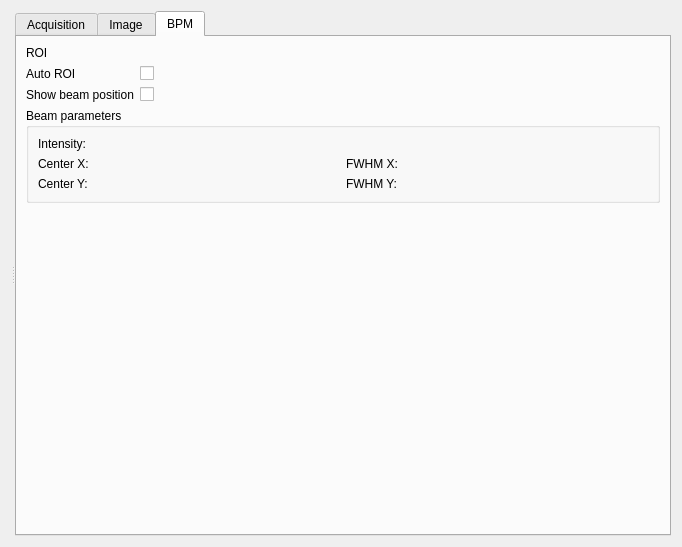
<?xml version="1.0" encoding="UTF-8"?>
<ui version="4.0">
 <class>Form</class>
 <widget class="QWidget" name="Form">
  <property name="geometry">
   <rect>
    <x>0</x>
    <y>0</y>
    <width>682</width>
    <height>547</height>
   </rect>
  </property>
  <property name="windowTitle">
   <string>Form</string>
  </property>
  <layout class="QVBoxLayout" name="verticalLayout_2">
   <item>
    <widget class="QSplitter" name="splitter">
     <property name="orientation">
      <enum>Qt::Horizontal</enum>
     </property>
     <widget class="QWidget" name="verticalLayoutWidget">
      <layout class="QVBoxLayout" name="cameraImageContainer"/>
     </widget>
     <widget class="QTabWidget" name="tabWidget">
      <property name="currentIndex">
       <number>2</number>
      </property>
      <widget class="QWidget" name="tab">
       <attribute name="title">
        <string>Acquisition</string>
       </attribute>
       <layout class="QFormLayout" name="formLayout">
        <property name="fieldGrowthPolicy">
         <enum>QFormLayout::AllNonFixedFieldsGrow</enum>
        </property>
        <item row="3" column="0">
         <widget class="QLabel" name="label">
          <property name="text">
           <string>Exposure time (ms)</string>
          </property>
         </widget>
        </item>
        <item row="3" column="1">
         <widget class="MAXLineEdit" name="acq_expo_time">
          <property name="inputMask">
           <string/>
          </property>
          <property name="model">
           <string>acq_expo_time</string>
          </property>
          <property name="useParentModel">
           <bool>false</bool>
          </property>
          <property name="autoApply">
           <bool>true</bool>
          </property>
         </widget>
        </item>
        <item row="2" column="1">
         <widget class="QCheckBox" name="acquire_checkbox">
          <property name="text">
           <string/>
          </property>
         </widget>
        </item>
        <item row="2" column="0">
         <widget class="QLabel" name="label_2">
          <property name="text">
           <string>Acquire images</string>
          </property>
         </widget>
        </item>
        <item row="5" column="0">
         <widget class="QLabel" name="label_3">
          <property name="text">
           <string>Trigger mode</string>
          </property>
         </widget>
        </item>
        <item row="0" column="0">
         <widget class="QLabel" name="label_4">
          <property name="text">
           <string>Camera type</string>
          </property>
         </widget>
        </item>
        <item row="0" column="1">
         <widget class="QLabel" name="camera_type_label">
          <property name="text">
           <string>Unknown</string>
          </property>
         </widget>
        </item>
        <item row="5" column="1">
         <widget class="TaurusValueComboBox" name="trigger_mode_combobox">
          <property name="autoApply">
           <bool>true</bool>
          </property>
         </widget>
        </item>
        <item row="1" column="1">
         <widget class="TaurusLabel" name="acq_status_label"/>
        </item>
        <item row="1" column="0">
         <widget class="QLabel" name="label_7">
          <property name="text">
           <string>Status</string>
          </property>
         </widget>
        </item>
        <item row="4" column="1">
         <widget class="MAXLineEdit" name="gain_label"/>
        </item>
        <item row="4" column="0">
         <widget class="QLabel" name="label_16">
          <property name="text">
           <string>Gain</string>
          </property>
         </widget>
        </item>
       </layout>
      </widget>
      <widget class="QWidget" name="tab_2">
       <attribute name="title">
        <string>Image</string>
       </attribute>
       <layout class="QFormLayout" name="formLayout_2">
        <property name="fieldGrowthPolicy">
         <enum>QFormLayout::AllNonFixedFieldsGrow</enum>
        </property>
        <item row="1" column="0">
         <widget class="QLabel" name="label_5">
          <property name="text">
           <string>Image width</string>
          </property>
         </widget>
        </item>
        <item row="1" column="1">
         <widget class="TaurusLabel" name="image_width_label"/>
        </item>
        <item row="2" column="0">
         <widget class="QLabel" name="label_6">
          <property name="text">
           <string>Image height</string>
          </property>
         </widget>
        </item>
        <item row="2" column="1">
         <widget class="TaurusLabel" name="image_height_label"/>
        </item>
        <item row="4" column="0">
         <widget class="QLabel" name="label_9">
          <property name="text">
           <string>Rotation</string>
          </property>
         </widget>
        </item>
        <item row="4" column="1">
         <widget class="TaurusValueComboBox" name="image_rotation_combobox">
          <property name="autoApply">
           <bool>true</bool>
          </property>
         </widget>
        </item>
        <item row="3" column="0">
         <widget class="QLabel" name="label_8">
          <property name="text">
           <string>Binning</string>
          </property>
         </widget>
        </item>
        <item row="3" column="1">
         <widget class="QSpinBox" name="image_bin_spinbox">
          <property name="minimum">
           <number>1</number>
          </property>
         </widget>
        </item>
       </layout>
      </widget>
      <widget class="QWidget" name="tab_3">
       <attribute name="title">
        <string>BPM</string>
       </attribute>
       <layout class="QVBoxLayout" name="verticalLayout_3">
        <item>
         <layout class="QFormLayout" name="formLayout_3">
          <property name="fieldGrowthPolicy">
           <enum>QFormLayout::AllNonFixedFieldsGrow</enum>
          </property>
          <item row="0" column="0">
           <widget class="QLabel" name="label_10">
            <property name="text">
             <string>ROI</string>
            </property>
           </widget>
          </item>
          <item row="0" column="1">
           <widget class="TaurusLabel" name="roi_label">
            <property name="alignment">
             <set>Qt::AlignLeading|Qt::AlignLeft|Qt::AlignVCenter</set>
            </property>
           </widget>
          </item>
          <item row="1" column="0">
           <widget class="QLabel" name="label_15">
            <property name="text">
             <string>Auto ROI</string>
            </property>
           </widget>
          </item>
          <item row="1" column="1">
           <widget class="TaurusValueCheckBox" name="auto_roi_checkbox">
            <property name="text">
             <string/>
            </property>
            <property name="showText">
             <bool>false</bool>
            </property>
            <property name="autoApply">
             <bool>true</bool>
            </property>
           </widget>
          </item>
          <item row="2" column="1">
           <widget class="QCheckBox" name="bpm_show_position_checkbox">
            <property name="text">
             <string/>
            </property>
           </widget>
          </item>
          <item row="2" column="0">
           <widget class="QLabel" name="label_18">
            <property name="text">
             <string>Show beam position</string>
            </property>
           </widget>
          </item>
         </layout>
        </item>
        <item>
         <widget class="QGroupBox" name="groupBox">
          <property name="title">
           <string>Beam parameters</string>
          </property>
          <layout class="QVBoxLayout" name="verticalLayout">
           <item>
            <layout class="QGridLayout" name="gridLayout">
             <item row="2" column="3">
              <widget class="TaurusLabel" name="beam_fwhm_x_label">
               <property name="alignment">
                <set>Qt::AlignLeading|Qt::AlignLeft|Qt::AlignVCenter</set>
               </property>
              </widget>
             </item>
             <item row="4" column="0">
              <widget class="QLabel" name="label_12">
               <property name="text">
                <string>Center Y:</string>
               </property>
              </widget>
             </item>
             <item row="0" column="0">
              <widget class="QLabel" name="label_17">
               <property name="text">
                <string>Intensity:</string>
               </property>
              </widget>
             </item>
             <item row="4" column="3">
              <widget class="TaurusLabel" name="beam_fwhm_y_label">
               <property name="alignment">
                <set>Qt::AlignLeading|Qt::AlignLeft|Qt::AlignVCenter</set>
               </property>
              </widget>
             </item>
             <item row="2" column="1">
              <widget class="TaurusLabel" name="beam_center_x_label">
               <property name="alignment">
                <set>Qt::AlignLeading|Qt::AlignLeft|Qt::AlignVCenter</set>
               </property>
              </widget>
             </item>
             <item row="2" column="0">
              <widget class="QLabel" name="label_11">
               <property name="text">
                <string>Center X:</string>
               </property>
              </widget>
             </item>
             <item row="4" column="2">
              <widget class="QLabel" name="label_14">
               <property name="text">
                <string>FWHM Y:</string>
               </property>
              </widget>
             </item>
             <item row="4" column="1">
              <widget class="TaurusLabel" name="beam_center_y_label">
               <property name="alignment">
                <set>Qt::AlignLeading|Qt::AlignLeft|Qt::AlignVCenter</set>
               </property>
              </widget>
             </item>
             <item row="0" column="1">
              <widget class="TaurusLabel" name="beam_intensity_label">
               <property name="alignment">
                <set>Qt::AlignLeading|Qt::AlignLeft|Qt::AlignVCenter</set>
               </property>
              </widget>
             </item>
             <item row="2" column="2">
              <widget class="QLabel" name="label_13">
               <property name="text">
                <string>FWHM X:</string>
               </property>
              </widget>
             </item>
             <item row="1" column="0" colspan="4">
              <layout class="QVBoxLayout" name="bpm_profile_x_layout"/>
             </item>
             <item row="3" column="0" colspan="4">
              <layout class="QVBoxLayout" name="bpm_profile_y_layout"/>
             </item>
            </layout>
           </item>
          </layout>
         </widget>
        </item>
        <item>
         <layout class="QVBoxLayout" name="bpm_layout"/>
        </item>
        <item>
         <spacer name="verticalSpacer">
          <property name="orientation">
           <enum>Qt::Vertical</enum>
          </property>
          <property name="sizeHint" stdset="0">
           <size>
            <width>20</width>
            <height>40</height>
           </size>
          </property>
         </spacer>
        </item>
       </layout>
      </widget>
     </widget>
    </widget>
   </item>
  </layout>
 </widget>
 <customwidgets>
  <customwidget>
   <class>TaurusLabel</class>
   <extends>QLabel</extends>
   <header>taurus.qt.qtgui.display</header>
  </customwidget>
  <customwidget>
   <class>TaurusValueLineEdit</class>
   <extends>QLineEdit</extends>
   <header>taurus.qt.qtgui.input</header>
  </customwidget>
  <customwidget>
   <class>TaurusValueComboBox</class>
   <extends>QComboBox</extends>
   <header>taurus.qt.qtgui.input</header>
  </customwidget>
  <customwidget>
   <class>TaurusValueCheckBox</class>
   <extends>QCheckBox</extends>
   <header>taurus.qt.qtgui.input</header>
  </customwidget>
  <customwidget>
   <class>MAXLineEdit</class>
   <extends>TaurusValueLineEdit</extends>
   <header>maxwidgets.input</header>
  </customwidget>
 </customwidgets>
 <resources/>
 <connections/>
</ui>
